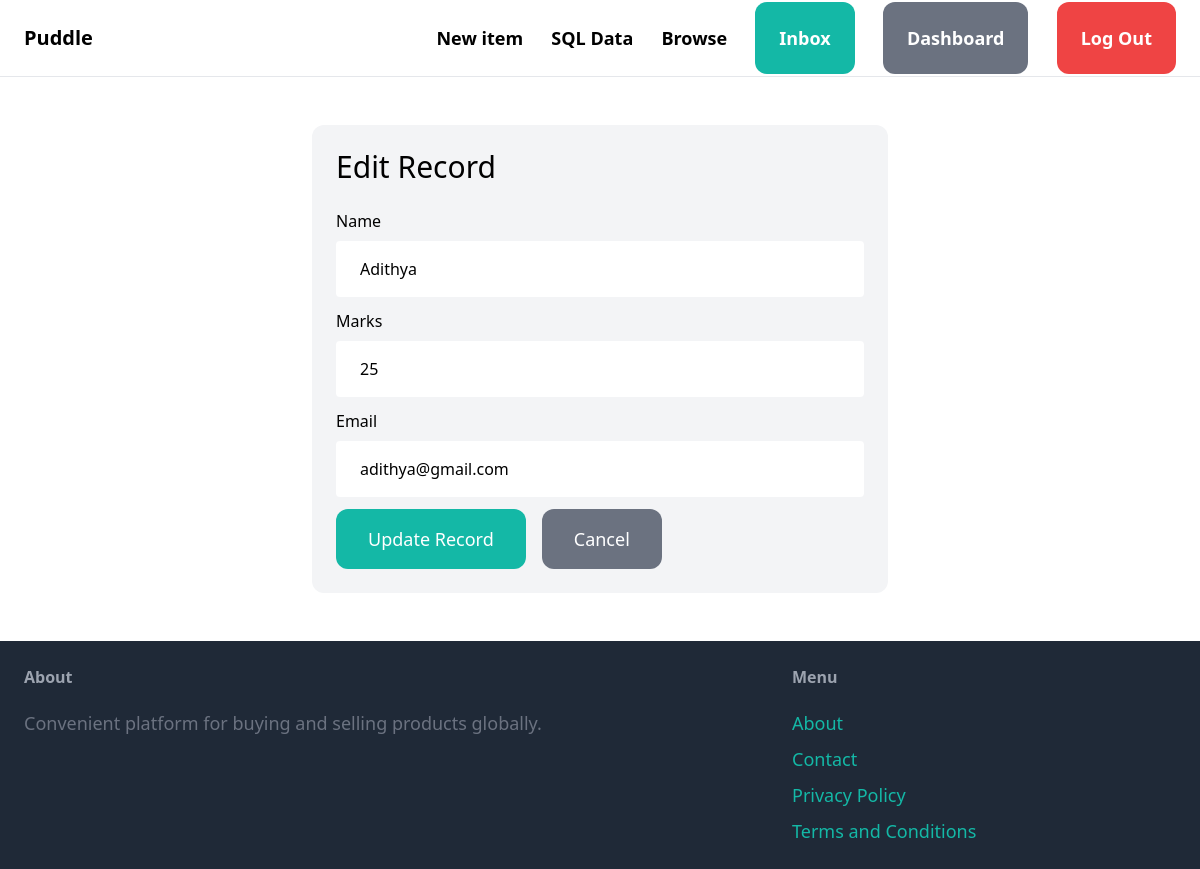
/edit-record/2/ (signed in), run on the app's committed database.
### core/models.py (models this page shows, shortened)
class ExcelData(models.Model):
    name = models.CharField(max_length=100)
    marks = models.IntegerField(
        validators=[
            MinValueValidator(0, message="Marks cannot be negative"),
            MaxValueValidator(100, message="Marks cannot exceed 100")
        ]
    )
    email = models.EmailField()
    created_at = models.DateTimeField(auto_now_add=True)
    updated_at = models.DateTimeField(auto_now=True)
    class Meta:
        ordering = ['-created_at']
        verbose_name = 'Excel Data'
        verbose_name_plural = 'Excel Data'

### core/views.py (the view)
# urls.py: path('edit-record/<int:pk>/', views.edit_record, name='edit_record'),
@login_required
def edit_record(request, pk):
    record = get_object_or_404(ExcelData, pk=pk)
    if request.method == 'POST':
        form = ExcelDataForm(request.POST, instance=record)
        if form.is_valid():
            form.save()
            messages.success(request, 'Record updated successfully!')
            return redirect('core:edit_sql')
    else:
        form = ExcelDataForm(instance=record)
    return render(request, 'core/edit_record.html', {
        'form': form,
        'record': record,
    })

### core/forms.py
class ExcelDataForm(forms.ModelForm):
    class Meta:
        model = ExcelData
        fields = ['name', 'marks', 'email']
        widgets = {
            'name': forms.TextInput(attrs={'class': 'w-full py-4 px-6 rounded'}),
            'marks': forms.NumberInput(attrs={'class': 'w-full py-4 px-6 rounded'}),
            'email': forms.EmailInput(attrs={'class': 'w-full py-4 px-6 rounded'}),
        }

### core/templates/core/edit_record.html (shortened to what this page needs)
{% extends 'core/base.html' %}
{% block content %}
<div class="w-1/2 my-6 mx-auto p-6 bg-gray-100 rounded-xl">
    <h1 class="mb-6 text-3xl">Edit Record</h1>
    <form method="post" action=".">
        <div class="mb-3">
            <label class="inline-block mb-2">Name</label><br>
            {{ form.name }}
        </div>
        <div class="mb-3">
            <label class="inline-block mb-2">Marks</label><br>
            {{ form.marks }}
        </div>
        <div class="mb-3">
            <label class="inline-block mb-2">Email</label><br>
            {{ form.email }}
        </div>
        <div class="flex space-x-4">
            <button type="submit" class="py-4 px-8 text-lg bg-teal-500 hover:bg-teal-700 rounded-xl text-white">Update Record</button>
            <a href="{% url 'core:edit_sql' %}" class="py-4 px-8 text-lg bg-gray-500 hover:bg-gray-700 rounded-xl text-white">Cancel</a>
        </div>
    </form>
</div>
{% endblock %}

### data on the page
ExcelData: name "Adithya", marks "25", email "adithya@gmail.com"
